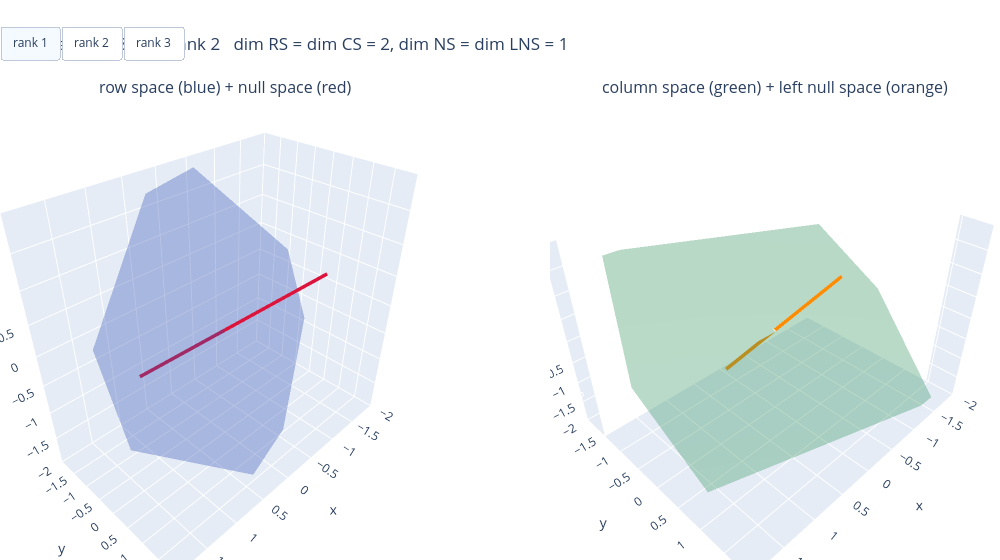

The notebook cell this image was saved under:
### Code cell
# --- self-contained rank explorer: Plotly buttons, no widget manager -----
def plot_rank_explorer(ranks=(1, 2, 3), default=2, span=2.0):
    """One figure holding the four subspaces for every rank, toggled by buttons."""
    fig = make_subplots(rows=1, cols=2, specs=[[{"type": "scene"}, {"type": "scene"}]],
                        subplot_titles=("row space (blue) + null space (red)",
                                        "column space (green) + left null space (orange)"))
    vis = {}
    for rank in ranks:
        M = random_rank_matrix(rank, 100 + rank)
        Sm = four_subspaces(M)
        before = len(fig.data)
        add_subspace(fig, 1, 1, Sm["RS"], "royalblue", "RS")
        add_subspace(fig, 1, 1, Sm["NS"], "crimson", "NS")
        add_subspace(fig, 1, 2, Sm["CS"], "seagreen", "CS")
        add_subspace(fig, 1, 2, Sm["LNS"], "darkorange", "LNS")
        vis[rank] = [False] * before + [True] * (len(fig.data) - before)

    ntot = len(fig.data)                              # pad every mask to full length
    vis = {rank: v + [False] * (ntot - len(v)) for rank, v in vis.items()}
    for tr in fig.data:                               # colours are in the subplot titles
        tr.showlegend = False

    caption = lambda rank: ("random 3x3 of rank %d   dim RS = dim CS = %d, dim NS = dim LNS = %d"
                            % (rank, rank, 3 - rank))
    buttons = [dict(label="rank %d" % rank, method="update",
                    args=[{"visible": vis[rank]}, {"title": {"text": caption(rank)}}])
               for rank in ranks]

    for tr, shown in zip(fig.data, vis[default]):
        tr.visible = shown                            # rank 2 shown first

    fig.update_layout(height=560, width=1000, showlegend=False, title_text=caption(default),
                      updatemenus=[dict(type="buttons", direction="right", x=0.0, y=1.16,
                                        xanchor="left", showactive=True, buttons=buttons)],
                      margin=dict(l=0, r=0, t=100, b=0))
    for col in (1, 2):
        fig.update_scenes(xaxis_range=[-2, 2], yaxis_range=[-2, 2],
                          zaxis_range=[-2, 2], row=1, col=col)
    return fig


plot_rank_explorer().show()

### Figure 1 — Plotly figure (JSON) as saved in the notebook; plotly's stock layout.template omitted (floating-point values rounded to 4 significant figures)
{"data": [{"line": {"color": "royalblue", "width": 7}, "mode": "lines", "name": "RS", "scene": "scene", "showlegend": false, "type": "scatter3d", "visible": false, "x": [-1.68, 1.68], "y": [0.6992, -0.6992], "z": [-0.8293, 0.8293]}, {"colorscale": [[0, "crimson"], [1, "crimson"]], "name": "NS", "opacity": 0.35, "scene": "scene", "showlegend": false, "showscale": false, "type": "surface", "visible": false, "x": [[0.9645, -1.193], [1.193, -0.9645]], "y": [[2.645, 0.1687], [-0.1687, -2.645]], "z": [[0.2753, 2.559], [-2.559, -0.2753]]}, {"line": {"color": "seagreen", "width": 7}, "mode": "lines", "name": "CS", "scene": "scene2", "showlegend": false, "type": "scatter3d", "visible": false, "x": [0.6979, -0.6979], "y": [1.797, -1.797], "z": [-0.5328, 0.5328]}, {"colorscale": [[0, "darkorange"], [1, "darkorange"]], "name": "LNS", "opacity": 0.35, "scene": "scene2", "showlegend": false, "showscale": false, "type": "surface", "visible": false, "x": [[-1.844, 1.904], [-1.904, 1.844]], "y": [[0.08053, -1.239], [1.239, -0.08053]], "z": [[-2.143, -1.685], [1.685, 2.143]]}, {"colorscale": [[0, "royalblue"], [1, "royalblue"]], "name": "RS", "opacity": 0.35, "scene": "scene", "showlegend": false, "showscale": false, "type": "surface", "visible": true, "x": [[-0.1088, -2.63], [2.63, 0.1088]], "y": [[1.461, -0.94], [0.94, -1.461]], "z": [[-2.42, -0.4491], [0.4491, 2.42]]}, {"line": {"color": "crimson", "width": 7}, "mode": "lines", "name": "NS", "scene": "scene", "showlegend": false, "type": "scatter3d", "visible": true, "x": [0.7326, -0.7326], "y": [-1.578, 1.578], "z": [-0.9857, 0.9857]}, {"colorscale": [[0, "seagreen"], [1, "seagreen"]], "name": "CS", "opacity": 0.35, "scene": "scene2", "showlegend": false, "showscale": false, "type": "surface", "visible": true, "x": [[2.509, -1.296], [1.296, -2.509]], "y": [[1.158, 2.053], [-2.053, -1.158]], "z": [[-0.6035, -1.45], [1.45, 0.6035]]}, {"line": {"color": "darkorange", "width": 7}, "mode": "lines", "name": "LNS", "scene": "scene2", "showlegend": false, "type": "scatter3d", "visible": true, "x": [0.1101, -0.1101], "y": [-1.105, 1.105], "z": [-1.663, 1.663]}, {"color": "royalblue", "flatshading": false, "hoverinfo": "skip", "i": [0, 0, 4, 4, 0, 0, 3, 3, 0, 0, 1, 1], "j": [3, 2, 5, 6, 1, 5, 7, 6, 4, 7, 2, 6], "k": [2, 1, 6, 7, 5, 4, 6, 2, 7, 3, 6, 5], "name": "RS = R^3", "opacity": 0.15, "scene": "scene", "showlegend": false, "showscale": false, "type": "mesh3d", "visible": false, "x": [-1.92, 1.92, 1.92, -1.92, -1.92, 1.92, 1.92, -1.92], "y": [-1.92, -1.92, 1.92, 1.92, -1.92, -1.92, 1.92, 1.92], "z": [-1.92, -1.92, -1.92, -1.92, 1.92, 1.92, 1.92, 1.92]}, {"marker": {"color": "crimson", "size": 5}, "mode": "markers", "name": "NS = {0}", "scene": "scene", "showlegend": false, "type": "scatter3d", "visible": false, "x": [0], "y": [0], "z": [0]}, {"color": "seagreen", "flatshading": false, "hoverinfo": "skip", "i": [0, 0, 4, 4, 0, 0, 3, 3, 0, 0, 1, 1], "j": [3, 2, 5, 6, 1, 5, 7, 6, 4, 7, 2, 6], "k": [2, 1, 6, 7, 5, 4, 6, 2, 7, 3, 6, 5], "name": "CS = R^3", "opacity": 0.15, "scene": "scene2", "showlegend": false, "showscale": false, "type": "mesh3d", "visible": false, "x": [-1.92, 1.92, 1.92, -1.92, -1.92, 1.92, 1.92, -1.92], "y": [-1.92, -1.92, 1.92, 1.92, -1.92, -1.92, 1.92, 1.92], "z": [-1.92, -1.92, -1.92, -1.92, 1.92, 1.92, 1.92, 1.92]}, {"marker": {"color": "darkorange", "size": 5}, "mode": "markers", "name": "LNS = {0}", "scene": "scene2", "showlegend": false, "type": "scatter3d", "visible": false, "x": [0], "y": [0], "z": [0]}], "layout": {"annotations": [{"font": {"size": 16}, "showarrow": false, "text": "row space (blue) + null space (red)", "x": 0.225, "xanchor": "center", "xref": "paper", "y": 1, "yanchor": "bottom", "yref": "paper"}, {"font": {"size": 16}, "showarrow": false, "text": "column space (green) + left null space (orange)", "x": 0.775, "xanchor": "center", "xref": "paper", "y": 1, "yanchor": "bottom", "yref": "paper"}], "height": 560, "margin": {"b": 0, "l": 0, "r": 0, "t": 100}, "scene": {"domain": {"x": [0, 0.45], "y": [0, 1]}, "xaxis": {"range": [-2, 2]}, "yaxis": {"range": [-2, 2]}, "zaxis": {"range": [-2, 2]}}, "scene2": {"domain": {"x": [0.55, 1], "y": [0, 1]}, "xaxis": {"range": [-2, 2]}, "yaxis": {"range": [-2, 2]}, "zaxis": {"range": [-2, 2]}}, "showlegend": false, "title": {"text": "random 3x3 of rank 2   dim RS = dim CS = 2, dim NS = dim LNS = 1"}, "updatemenus": [{"buttons": [{"args": [{"visible": [true, true, true, true, false, false, false, false, false, false, false, false]}, {"title": {"text": "random 3x3 of rank 1   dim RS = dim CS = 1, dim NS = dim LNS = 2"}}], "label": "rank 1", "method": "update"}, {"args": [{"visible": [false, false, false, false, true, true, true, true, false, false, false, false]}, {"title": {"text": "random 3x3 of rank 2   dim RS = dim CS = 2, dim NS = dim LNS = 1"}}], "label": "rank 2", "method": "update"}, {"args": [{"visible": [false, false, false, false, false, false, false, false, true, true, true, true]}, {"title": {"text": "random 3x3 of rank 3   dim RS = dim CS = 3, dim NS = dim LNS = 0"}}], "label": "rank 3", "method": "update"}], "direction": "right", "showactive": true, "type": "buttons", "x": 0, "xanchor": "left", "y": 1.16}], "width": 1000}}
